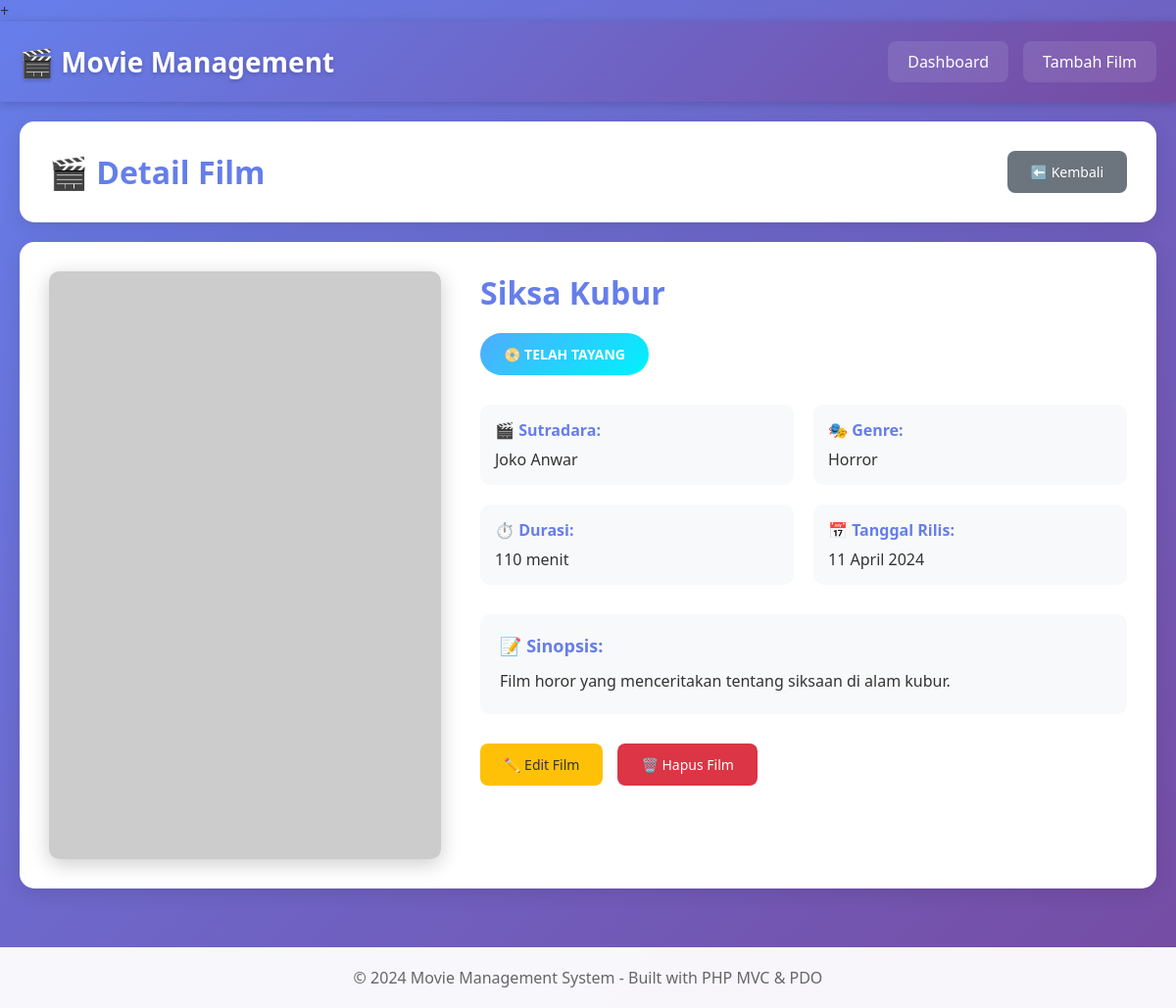
Page /index.php?action=show&id=2 on the committed database.
### tables this page shows
CREATE TABLE `movies` (
  `id` int(11) NOT NULL,
  `title` varchar(255) NOT NULL,
  `director` varchar(100) NOT NULL,
  `genre` varchar(100) NOT NULL,
  `duration` int(11) NOT NULL COMMENT 'Durasi dalam menit',
  `release_date` date NOT NULL,
  `status` enum('akan_tayang','sedang_tayang','telah_tayang') NOT NULL,
  `synopsis` text DEFAULT NULL,
  `poster_url` varchar(255) DEFAULT NULL,
  `created_at` timestamp NOT NULL DEFAULT current_timestamp(),
  `updated_at` timestamp NOT NULL DEFAULT current_timestamp() ON UPDATE current_timestamp()
);

### config/database.php (called while the page is built, shortened)
<?php
class Database {
    private $host = "localhost";
    private $db_name = "movie_management";
    private $username = "root";
    private $password = "";
    public function getConnection() {
        $this->conn = null;
        try {
            $this->conn = new PDO(
                "mysql:host=" . $this->host . ";dbname=" . $this->db_name,
                $this->username,
                $this->password
            );
            $this->conn->setAttribute(PDO::ATTR_ERRMODE, PDO::ERRMODE_EXCEPTION);
            $this->conn->exec("set names utf8mb4");
        } catch(PDOException $exception) {
            echo "Connection error: " . $exception->getMessage();
        }
        return $this->conn;
    }
}
?>

### models/Movie.php (called while the page is built, shortened)
<?php
class Movie {
    private $conn;
    private $table_name = "movies";
    public $id;
    public function __construct($db) {
        $this->conn = $db;
    }
    public function readOne() {
        $query = "SELECT * FROM " . $this->table_name . " WHERE id = ? LIMIT 0,1";
        $stmt = $this->conn->prepare($query);
        $stmt->bindParam(1, $this->id);
        $stmt->execute();
        $row = $stmt->fetch(PDO::FETCH_ASSOC);
        if($row) {
            $this->title = $row['title'];
            $this->director = $row['director'];
            $this->genre = $row['genre'];
            $this->duration = $row['duration'];
            $this->release_date = $row['release_date'];
            $this->status = $row['status'];
            $this->synopsis = $row['synopsis'];
            $this->poster_url = $row['poster_url'];
            return true;
        }
        return false;
    }
}
?>

### views/movie/show.php (the view, shortened to what this page needs)
<?php require_once 'views/layouts/header.php'; ?>
<div class="container">
    <div class="header-section">
        <h1>🎬 Detail Film</h1>
        <a href="index.php" class="btn btn-secondary">⬅️ Kembali</a>
    </div>
    <div class="detail-container">
        <div class="detail-poster">
            <img src="<?php echo htmlspecialchars($this->movie->poster_url); ?>"
                 alt="<?php echo htmlspecialchars($this->movie->title); ?>">
        </div>
        <div class="detail-info">
            <h2><?php echo htmlspecialchars($this->movie->title); ?></h2>
            <div class="status-badge-large status-<?php echo $this->movie->status; ?>">
                <?php
                switch($this->movie->status) {
                    case 'telah_tayang': echo '📀 TELAH TAYANG'; break;
                }
                ?>
            </div>
            <div class="info-grid">
                <div class="info-item">
                    <strong>🎬 Sutradara:</strong>
                    <p><?php echo htmlspecialchars($this->movie->director); ?></p>
                </div>
                <div class="info-item">
                    <strong>🎭 Genre:</strong>
                    <p><?php echo htmlspecialchars($this->movie->genre); ?></p>
                </div>
                <div class="info-item">
                    <strong>⏱️ Durasi:</strong>
                    <p><?php echo $this->movie->duration; ?> menit</p>
                </div>
                <div class="info-item">
                    <strong>📅 Tanggal Rilis:</strong>
                    <p><?php echo date('d F Y', strtotime($this->movie->release_date)); ?></p>
                </div>
            </div>
            <div class="synopsis-section">
                <strong>📝 Sinopsis:</strong>
                <p><?php echo nl2br(htmlspecialchars($this->movie->synopsis)); ?></p>
            </div>
            <div class="detail-actions">
                <a href="index.php?action=edit&id=<?php echo $this->movie->id; ?>"
                   class="btn btn-warning">✏️ Edit Film</a>
                <a href="index.php?action=delete&id=<?php echo $this->movie->id; ?>"
                   class="btn btn-danger"
                   onclick="return confirm('Apakah Anda yakin ingin menghapus film ini?')">🗑️ Hapus Film</a>
            </div>
        </div>
    </div>
</div>
<?php require_once 'views/layouts/footer.php'; ?>

### assets/style.css (style rules this page uses)
* { margin: 0; padding: 0; box-sizing: border-box; }
html, body { margin: 0; padding: 0; font-family: 'Segoe UI', Tahoma, Geneva, Verdana, sans-serif; background: linear-gradient(135deg, #667eea 0%, #764ba2 100%); min-height: 100vh; color: #333; overflow-x: hidden; }
.container { max-width: 1400px; margin: 0 auto; padding: 20px; }
.header-section { background: white; padding: 30px; border-radius: 15px; margin-bottom: 20px; box-shadow: 0 5px 20px rgba(0,0,0,0.1); display: flex; justify-content: space-between; align-items: center; }
.header-section h1 { color: #667eea; font-size: 32px; }
.btn { padding: 12px 24px; border: none; border-radius: 8px; cursor: pointer; text-decoration: none; display: inline-block; font-weight: 500; transition: all 0.3s; font-size: 14px; }
.btn-secondary { background: #6c757d; color: white; }
.btn-warning { background: #ffc107; color: #333; }
.btn-danger { background: #dc3545; color: white; }
.status-telah_tayang { background: linear-gradient(135deg, #4facfe 0%, #00f2fe 100%); }
.detail-container { background: white; border-radius: 15px; padding: 30px; box-shadow: 0 5px 20px rgba(0,0,0,0.1); display: grid; grid-template-columns: 400px 1fr; gap: 40px; }
.detail-poster img { width: 100%; border-radius: 10px; box-shadow: 0 5px 20px rgba(0,0,0,0.2); }
.detail-info h2 { color: #667eea; font-size: 32px; margin-bottom: 20px; }
.status-badge-large { display: inline-block; padding: 12px 24px; border-radius: 25px; font-size: 14px; font-weight: bold; color: white; margin-bottom: 30px; }
.info-grid { display: grid; grid-template-columns: 1fr 1fr; gap: 20px; margin-bottom: 30px; }
.info-item { padding: 15px; background: #f8f9fa; border-radius: 10px; }
.info-item strong { display: block; color: #667eea; margin-bottom: 8px; }
.info-item p { color: #333; margin: 0; }
.synopsis-section { padding: 20px; background: #f8f9fa; border-radius: 10px; margin-bottom: 30px; }
.synopsis-section strong { display: block; color: #667eea; margin-bottom: 12px; font-size: 18px; }
.synopsis-section p { color: #333; line-height: 1.6; }
.detail-actions { display: flex; gap: 15px; }

### rows in the picture
movies: title "Siksa Kubur", director "Joko Anwar", genre "Horror", duration "110", release_date "11 April 2024", synopsis "Film horor yang menceritakan tentang siksaan di alam kubur."
